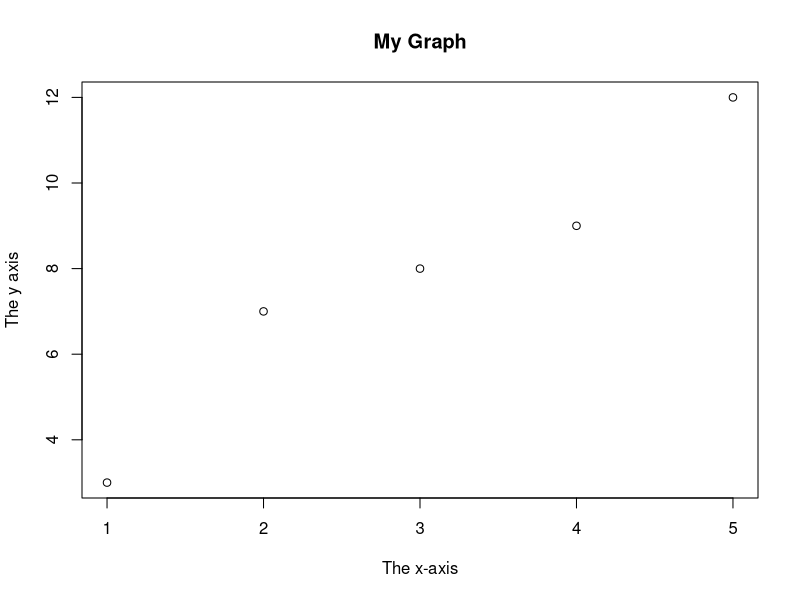
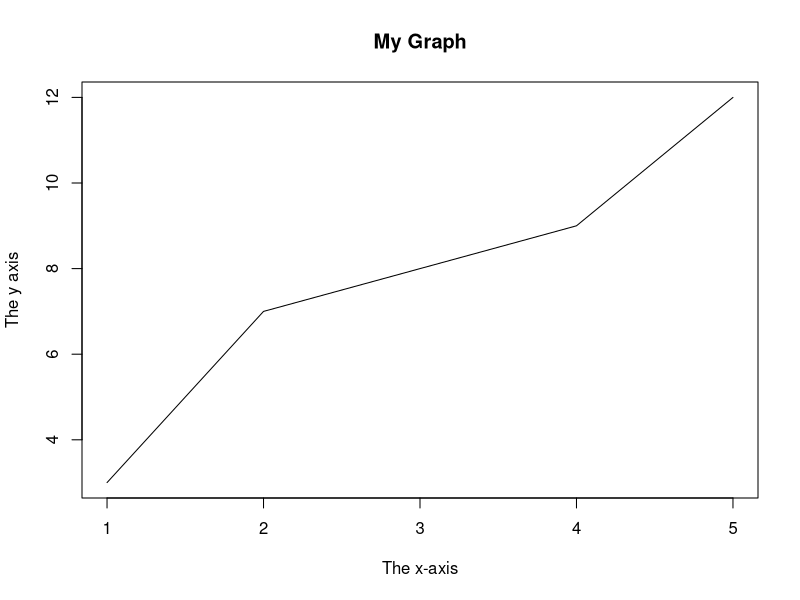
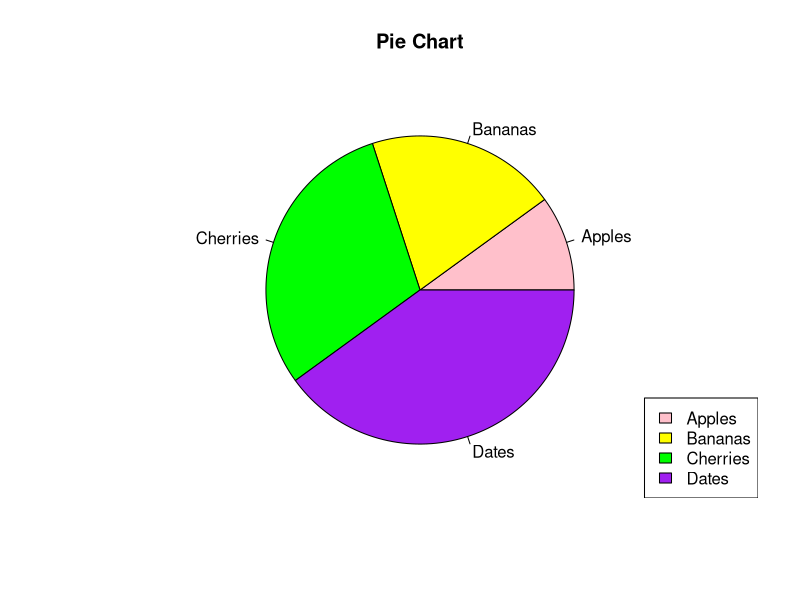
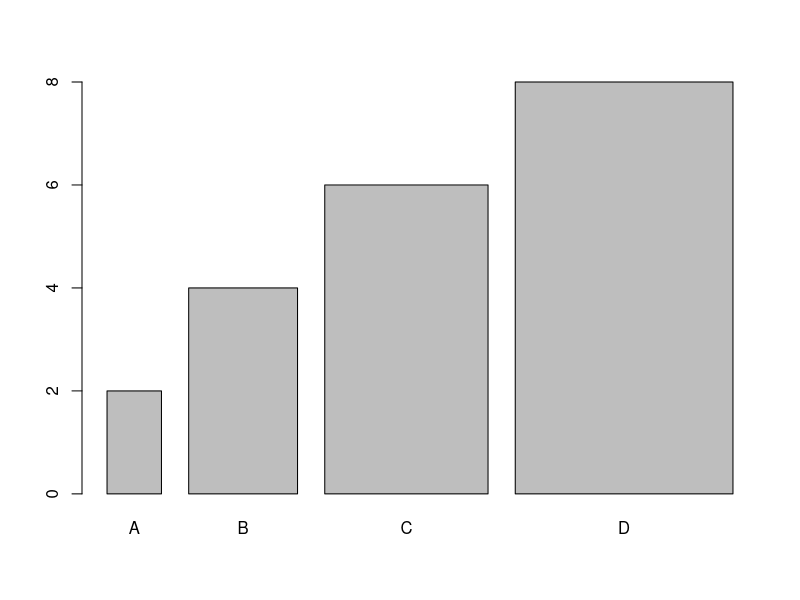

Generate these figures, in order, with R:
## ---- chunk 1
x <- 10
class(x)

## ---- chunk 2
x <- 10
print(x)
## ---- chunk 3
z <- 10.5
class(z)
z <- as.integer(z)
class(z)
print(z)
## ---- chunk 4
v = max(5,98,8)
print(v)
## ---- chunk 5
a <- 200
b <- 33
if (b > a) {
print("b is greater than a")
} else if (a == b) {
print("a and b are equal")
} else {
print("a is greater than b")
}
## ---- chunk 6
i <- 1
while (i < 6) {
print(i)
i <- i + 1
}
## ---- chunk 7
fruits <- c("banana", "apple", "orange")
# Print fruits
fruits
## ---- chunk 8
thislist <- list("apple", "banana", "cherry")
thislist[1] <- "blackcurrant"
# Print the updated list
thislist
## ---- chunk 9
thismatrix <- matrix(c(1,2,3,4,5,6), nrow = 3, ncol = 2)
print(thismatrix)
# Print the matrix
thismatrix[1, 2]
## ---- chunk 10
thisarray <- c(1:24)

# An array with more than one dimension
multiarray <- array(thisarray, dim = c(4, 3, 2))
print(multiarray)
multiarray[2, 3, 1]
## ---- chunk 11
Data_Frame <- data.frame (
Training = c("Strength", "Stamina", "Other"),
Pulse = c(100, 150, 120),
Duration = c(60, 30, 45)
)
Data_Frame[1]
Data_Frame[["Training"]]
Data_Frame$Training
## ---- chunk 12
music_genre <- factor(c("Jazz", "Rock", "Classic", "Classic", "Pop", "Jazz", "Rock",
"Jazz"))
# Print the factor
music_genre
## ---- chunk 13
for (x in 1:10) {

print(x)

}
## ---- chunk 14
fruits <- list("apple", "banana", "cherry")
for (x in fruits) {
if (x == "banana") {
next # continue statement
}
print(x)
}
## ---- chunk 15
x <- c(1, 2, 3, 4, 5)

y <- c(3, 7, 8, 9, 12)

plot(x, y, main="My Graph", xlab="The x-axis", ylab="The y axis")
## ---- chunk 16
x <- c(1, 2, 3, 4, 5)

y <- c(3, 7, 8, 9, 12)

plot(x, y, type="l", main="My Graph", xlab="The x-axis", ylab="The y axis")
## ---- chunk 17
# Create a vector of pies

x <- c(10,20,30,40)

# Create a vector of labels

mylabel <- c("Apples", "Bananas", "Cherries", "Dates")

# Create a vector of colors

colors <- c("pink", "yellow", "green", "purple")

# Display the pie chart

pie(x, label = mylabel, main = "Pie Chart", col = colors)

# Display the explanation box

legend("bottomright", mylabel, fill = colors)
## ---- chunk 18
x <- c("A", "B", "C", "D")

y <- c(2, 4, 6, 8)

barplot(y, names.arg = x, width = c(1,2,3,4))
